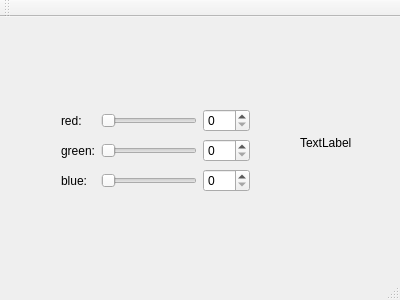
<?xml version="1.0" encoding="UTF-8"?>
<ui version="4.0">
 <class>MainWindow</class>
 <widget class="QMainWindow" name="MainWindow">
  <property name="geometry">
   <rect>
    <x>0</x>
    <y>0</y>
    <width>400</width>
    <height>300</height>
   </rect>
  </property>
  <property name="windowTitle">
   <string>MainWindow</string>
  </property>
  <widget class="QWidget" name="centralWidget">
   <widget class="QWidget" name="gridLayoutWidget">
    <property name="geometry">
     <rect>
      <x>50</x>
      <y>80</y>
      <width>211</width>
      <height>109</height>
     </rect>
    </property>
    <layout class="QGridLayout" name="gridLayout">
     <item row="1" column="0">
      <widget class="QLabel" name="labelRed">
       <property name="text">
        <string>red:</string>
       </property>
      </widget>
     </item>
     <item row="3" column="0">
      <widget class="QLabel" name="labelBlue">
       <property name="text">
        <string>blue:</string>
       </property>
      </widget>
     </item>
     <item row="3" column="1">
      <widget class="QSlider" name="horizontalSliderBlue">
       <property name="orientation">
        <enum>Qt::Horizontal</enum>
       </property>
      </widget>
     </item>
     <item row="2" column="1">
      <widget class="QSlider" name="horizontalSliderGreen">
       <property name="orientation">
        <enum>Qt::Horizontal</enum>
       </property>
      </widget>
     </item>
     <item row="1" column="1">
      <widget class="QSlider" name="horizontalSliderRed">
       <property name="orientation">
        <enum>Qt::Horizontal</enum>
       </property>
      </widget>
     </item>
     <item row="2" column="0">
      <widget class="QLabel" name="labelGreen">
       <property name="text">
        <string>green:</string>
       </property>
      </widget>
     </item>
     <item row="1" column="2">
      <widget class="QSpinBox" name="spinBoxRed">
       <property name="maximum">
        <number>255</number>
       </property>
      </widget>
     </item>
     <item row="2" column="2">
      <widget class="QSpinBox" name="spinBoxGreen">
       <property name="maximum">
        <number>255</number>
       </property>
      </widget>
     </item>
     <item row="3" column="2">
      <widget class="QSpinBox" name="spinBoxBlue">
       <property name="maximum">
        <number>255</number>
       </property>
      </widget>
     </item>
    </layout>
   </widget>
   <widget class="QLabel" name="colorLabel">
    <property name="geometry">
     <rect>
      <x>300</x>
      <y>100</y>
      <width>62</width>
      <height>51</height>
     </rect>
    </property>
    <property name="text">
     <string>TextLabel</string>
    </property>
   </widget>
  </widget>
  <widget class="QMenuBar" name="menuBar">
   <property name="geometry">
    <rect>
     <x>0</x>
     <y>0</y>
     <width>400</width>
     <height>25</height>
    </rect>
   </property>
  </widget>
  <widget class="QToolBar" name="mainToolBar">
   <attribute name="toolBarArea">
    <enum>TopToolBarArea</enum>
   </attribute>
   <attribute name="toolBarBreak">
    <bool>false</bool>
   </attribute>
  </widget>
  <widget class="QStatusBar" name="statusBar"/>
 </widget>
 <layoutdefault spacing="6" margin="11"/>
 <resources/>
 <connections>
  <connection>
   <sender>spinBoxRed</sender>
   <signal>valueChanged(int)</signal>
   <receiver>horizontalSliderRed</receiver>
   <slot>setValue(int)</slot>
   <hints>
    <hint type="sourcelabel">
     <x>233</x>
     <y>139</y>
    </hint>
    <hint type="destinationlabel">
     <x>149</x>
     <y>139</y>
    </hint>
   </hints>
  </connection>
  <connection>
   <sender>spinBoxGreen</sender>
   <signal>valueChanged(int)</signal>
   <receiver>horizontalSliderGreen</receiver>
   <slot>setValue(int)</slot>
   <hints>
    <hint type="sourcelabel">
     <x>233</x>
     <y>176</y>
    </hint>
    <hint type="destinationlabel">
     <x>149</x>
     <y>176</y>
    </hint>
   </hints>
  </connection>
  <connection>
   <sender>spinBoxBlue</sender>
   <signal>valueChanged(int)</signal>
   <receiver>horizontalSliderBlue</receiver>
   <slot>setValue(int)</slot>
   <hints>
    <hint type="sourcelabel">
     <x>233</x>
     <y>213</y>
    </hint>
    <hint type="destinationlabel">
     <x>149</x>
     <y>213</y>
    </hint>
   </hints>
  </connection>
 </connections>
</ui>
